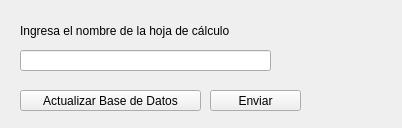
<?xml version="1.0" encoding="UTF-8"?>
<ui version="4.0">
 <class>Form</class>
 <widget class="QWidget" name="Form">
  <property name="geometry">
   <rect>
    <x>0</x>
    <y>0</y>
    <width>402</width>
    <height>128</height>
   </rect>
  </property>
  <property name="windowTitle">
   <string>Form</string>
  </property>
  <widget class="QPushButton" name="pushButton">
   <property name="geometry">
    <rect>
     <x>210</x>
     <y>90</y>
     <width>91</width>
     <height>21</height>
    </rect>
   </property>
   <property name="text">
    <string>Enviar</string>
   </property>
  </widget>
  <widget class="QLabel" name="label">
   <property name="geometry">
    <rect>
     <x>20</x>
     <y>20</y>
     <width>241</width>
     <height>21</height>
    </rect>
   </property>
   <property name="text">
    <string>Ingresa el nombre de la hoja de cálculo</string>
   </property>
  </widget>
  <widget class="QLabel" name="label_2">
   <property name="geometry">
    <rect>
     <x>300</x>
     <y>10</y>
     <width>91</width>
     <height>101</height>
    </rect>
   </property>
   <property name="text">
    <string/>
   </property>
   <property name="pixmap">
    <pixmap>../../../../Downloads/proyecto-embajadores.png</pixmap>
   </property>
  </widget>
  <widget class="QLineEdit" name="lineEdit">
   <property name="geometry">
    <rect>
     <x>20</x>
     <y>50</y>
     <width>251</width>
     <height>21</height>
    </rect>
   </property>
  </widget>
  <widget class="QPushButton" name="pushButton_2">
   <property name="geometry">
    <rect>
     <x>20</x>
     <y>90</y>
     <width>181</width>
     <height>21</height>
    </rect>
   </property>
   <property name="text">
    <string>Actualizar Base de Datos</string>
   </property>
  </widget>
  <zorder>label_2</zorder>
  <zorder>pushButton</zorder>
  <zorder>label</zorder>
  <zorder>lineEdit</zorder>
  <zorder>pushButton_2</zorder>
 </widget>
 <resources/>
 <connections/>
</ui>
